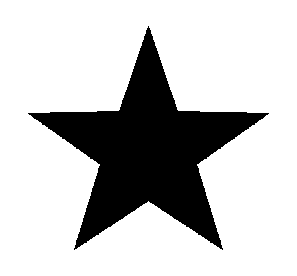
%> input picture Matlab/Closing/Op2.tif, 297 x 276 px
$ octave --eval "morphological_closing;"   (GNU Octave 9; MATLAB toolbox functions it lacks are replaced by stand-ins)
%> lines starting %> are read from the running program, lines starting %| are printed output that depends on the picture; in (x1, y1, x2, y2) boxes, pixels count from 0 and x2, y2 are one past the last pixel; in counts of white or black regions, pixels touching at a corner belong together; the program's own positions count from 1
function morphological_closing
    close all
    clear all
    clc;

    %******* Closing *******%

    %% Inputs
    inputImage = ~imread('Op2.tif');
%> inputImage: size 276x297 logical; 22.6% white; 1 white region, box (x1, y1, x2, y2) and area: (28, 26, 269, 250) 18528
    [rows, cols] = size(inputImage);
%> rows = 276; cols = 297
    prompt = {'Radius of Disk'};
    dlg_title = 'Enter Info';
    num_lines = 1;
    def = {'31'};
    answer = inputdlg(prompt, dlg_title, num_lines, def);
%> the answer given: 31
    radius = str2double(answer{1});

    %% Structure Element
    structElem = strel('disk', radius);
    nhood = getnhood(structElem);
    [seRows, seCols] = size(nhood);
    padding = max(floor(seRows / 2), floor(seCols / 2));
    [paddedImage, newRows, newCols] = zeroPad(padding, inputImage, rows, cols);

    %% Closing
    dilatedImage = dilation(paddedImage, newRows, newCols, padding, nhood);
    [paddedDilatedImage, newRows, newCols] = zeroPad(padding, dilatedImage, rows, cols);
    outputImage = erosion(paddedDilatedImage, newRows, newCols, padding, nhood);

    %% MATLAB Command
    matlabOutput = imclose(inputImage, structElem);

    %% Plotting
    figure,
    subplot(131), imshow(~inputImage); title('Main Image');
    subplot(132), imshow(~outputImage); title('Closing Using Custom Erode and Dilate Functions');
    subplot(133), imshow(~matlabOutput); title('Closing Using MATLAB Command');
end

function [zeroPaddedImage, newRows, newCols] = zeroPad(padding, inputImage, rows, cols)
%> called with padding = 30, rows = 276, cols = 297
    zeroPaddedImage = zeros(rows + 2 * padding, cols + 2 * padding);
    zeroPaddedImage(padding + 1:rows + padding, padding + 1:cols + padding) = inputImage;
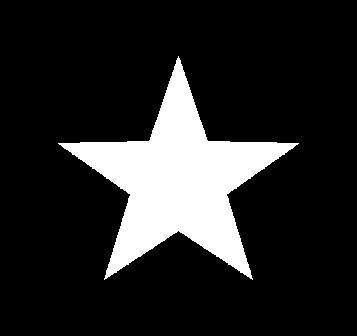
%> zeroPaddedImage: size 336x357 double; values 0 (black) and 1 (white), 15.4% white; 1 white region, box (x1, y1, x2, y2) and area: (58, 56, 299, 280) 18528
    [newRows, newCols] = size(zeroPaddedImage);
%> newRows = 336; newCols = 357
%> in morphological_closing, `[paddedImage, newRows, newCols] = zeroPad(padding, inputImage, rows, c..`: newRows = 336; newCols = 357
end

function dilatedImage = dilation(paddedImage, rows, cols, padding, structElem)
%> called with rows = 336, cols = 357, padding = 30
    [seRows, seCols] = size(structElem);
    dilatedImage = zeros(rows - 2 * padding, cols - 2 * padding);
%> dilatedImage: size 276x297 double; every value is 0
    for i = padding + 1:rows - padding
        for j = padding + 1:cols - padding
            localRegion = paddedImage(i - padding:i + padding, j - padding:j + padding);
            if any(localRegion(structElem))
                dilatedImage(i - padding, j - padding) = 1;
            else
                dilatedImage(i - padding, j - padding) = 0;
            end
        end
    end
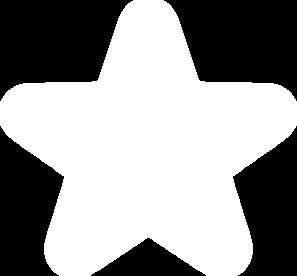
%> dilatedImage: size 276x297 double; values 0 (black) and 1 (white), 58.3% white; 5 black regions, box (x1, y1, x2, y2) and area: (0, 0, 133, 101) 9328, (164, 0, 297, 101) 9328, (0, 126, 64, 276) 6643, (233, 126, 297, 276) 6643, (91, 238, 206, 276) 2222
%> call 2 of zeroPad, with padding = 30, rows = 276, cols = 297
%> in zeroPad (call 2), `zeroPaddedImage(padding + 1:rows + padding, padding + 1:cols + padding..`:
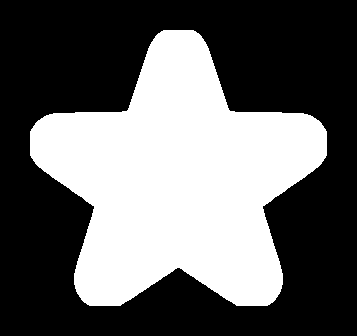
%> zeroPaddedImage: size 336x357 double; values 0 (black) and 1 (white), 39.9% white; 1 white region, box (x1, y1, x2, y2) and area: (30, 30, 327, 306) 47808
end

function erodedImage = erosion(paddedImage, rows, cols, padding, structElem)
%> called with rows = 336, cols = 357, padding = 30
    [seRows, seCols] = size(structElem);
    erodedImage = zeros(rows - 2 * padding, cols - 2 * padding);
    for i = padding + 1:rows - padding
        for j = padding + 1:cols - padding
            localRegion = paddedImage(i - padding:i + padding, j - padding:j + padding);
            if all(localRegion(structElem))
                erodedImage(i - padding, j - padding) = 1;
            else
                erodedImage(i - padding, j - padding) = 0;
            end
        end
    end
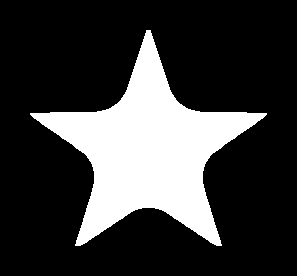
%> erodedImage: size 276x297 double; values 0 (black) and 1 (white), 23.2% white; 1 white region, box (x1, y1, x2, y2) and area: (30, 30, 267, 246) 19040
end
%> in morphological_closing, `matlabOutput = imclose(inputImage, structElem);`: matlabOutput: size 276x297 logical; 23.3% white; 1 white region, box (x1, y1, x2, y2) and area: (28, 26, 269, 250) 19078
